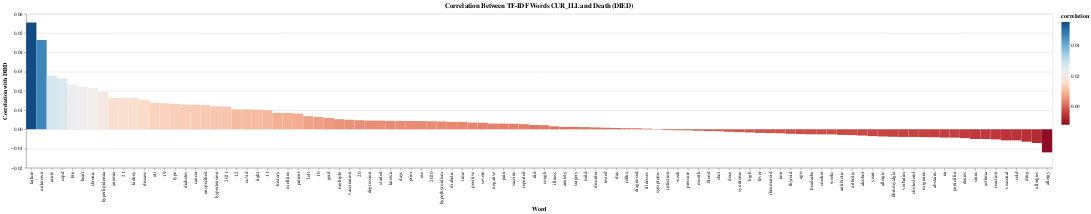

This figure's notebook cell:
### Markdown cell above
**CUR_ILL**

### Code cell
KEYWORD = "CUR_ILL"
df_COVID[KEYWORD] = df_COVID[KEYWORD].astype(str)
tfidf_vectorizer = TfidfVectorizer(stop_words='english', max_features=100) 
tfidf_matrix = tfidf_vectorizer.fit_transform(df_COVID[KEYWORD])
tfidf_df = pd.DataFrame(tfidf_matrix.toarray(), columns=tfidf_vectorizer.get_feature_names_out())
tfidf_df['DIED'] = df_COVID['DIED'].copy()
correlation_matrix = tfidf_df.corr()
correlation_with_died = correlation_matrix['DIED'].drop('DIED').sort_values(ascending=False)
print(f"Top 20 postive correlated words from {KEYWORD}")
print(correlation_with_died.head(20))
print(f"Top 20 negative correlated words from {KEYWORD}")
print(correlation_with_died.tail(20))
correlation_data = correlation_with_died.reset_index()
correlation_data.columns = ['word', 'correlation']

heatmap = alt.Chart(correlation_data).mark_rect().encode(
    x=alt.X('word:N', title='Word', sort=None),
    y=alt.Y('correlation:Q', title='Correlation with DIED'),
    color=alt.Color('correlation:Q', scale=alt.Scale(scheme='redblue')),
    tooltip=[alt.Tooltip('word:N', title='Word'), alt.Tooltip('correlation:Q', title='Correlation')]
).properties(
    title=f'Correlation Between TF-IDF Words {KEYWORD} and Death (DIED)',
    width=2000,
    height=300
)

heatmap

### Figure 1 — Vega-Lite specification as saved in the notebook (floating-point values rounded to 4 significant figures)
{"config": {"view": {"continuousWidth": 300, "continuousHeight": 300}}, "data": {"name": "data-20247696c3c9de6067863a6ea1a0c98b"}, "mark": {"type": "rect"}, "encoding": {"color": {"field": "correlation", "scale": {"scheme": "redblue"}, "type": "quantitative"}, "tooltip": [{"field": "word", "title": "Word", "type": "nominal"}, {"field": "correlation", "title": "Correlation", "type": "quantitative"}], "x": {"field": "word", "sort": null, "title": "Word", "type": "nominal"}, "y": {"field": "correlation", "title": "Correlation with DIED", "type": "quantitative"}}, "height": 300, "title": "Correlation Between TF-IDF Words CUR_ILL and Death (DIED)", "width": 2000, "$schema": "https://vega.github.io/schema/vega-lite/v5.8.0.json", "datasets": {"data-20247696c3c9de6067863a6ea1a0c98b": [{"word": "failure", "correlation": 0.05552}, {"word": "unknown", "correlation": 0.04646}, {"word": "acute", "correlation": 0.02777}, {"word": "copd", "correlation": 0.02643}, {"word": "htn", "correlation": 0.02327}, {"word": "heart", "correlation": 0.02218}, {"word": "chronic", "correlation": 0.0214}, {"word": "hyperlipidemia", "correlation": 0.01953}, {"word": "anemia", "correlation": 0.0164}, {"word": "21", "correlation": 0.0163}, {"word": "kidney", "correlation": 0.01627}, {"word": "disease", "correlation": 0.0153}, {"word": "uti", "correlation": 0.01375}, {"word": "19", "correlation": 0.01351}, {"word": "type", "correlation": 0.0132}, {"word": "diabetes", "correlation": 0.01287}, {"word": "cancer", "correlation": 0.01279}, {"word": "unspecified", "correlation": 0.01251}, {"word": "hypertension", "correlation": 0.01193}, {"word": "2021", "correlation": 0.01182}, {"word": "12", "correlation": 0.01036}, {"word": "covid", "correlation": 0.01032}, {"word": "right", "correlation": 0.0102}, {"word": "11", "correlation": 0.0099}, {"word": "history", "correlation": 0.008533}, {"word": "mellitus", "correlation": 0.008503}, {"word": "patient", "correlation": 0.008158}, {"word": "left", "correlation": 0.00681}, {"word": "10", "correlation": 0.006396}, {"word": "gerd", "correlation": 0.005946}, {"word": "multiple", "correlation": 0.005222}, {"word": "vaccination", "correlation": 0.004939}, {"word": "20", "correlation": 0.004691}, {"word": "depression", "correlation": 0.004539}, {"word": "started", "correlation": 0.004536}, {"word": "known", "correlation": 0.004403}, {"word": "days", "correlation": 0.004343}, {"word": "prior", "correlation": 0.004303}, {"word": "use", "correlation": 0.004284}, {"word": "2020", "correlation": 0.004188}, {"word": "hypothyroidism", "correlation": 0.004063}, {"word": "diabetic", "correlation": 0.00384}, {"word": "time", "correlation": 0.003839}, {"word": "positive", "correlation": 0.0035}, {"word": "severe", "correlation": 0.003406}, {"word": "negative", "correlation": 0.002968}, {"word": "pain", "correlation": 0.002958}, {"word": "vaccine", "correlation": 0.002869}, {"word": "reported", "correlation": 0.002648}, {"word": "did", "correlation": 0.002223}, {"word": "cough", "correlation": 0.002134}, {"word": "illness", "correlation": 0.001526}, {"word": "anxiety", "correlation": 0.001251}, {"word": "surgery", "correlation": 0.001245}, {"word": "mild", "correlation": 0.001126}, {"word": "disorder", "correlation": 0.0009659}, {"word": "tested", "correlation": 0.0007993}, {"word": "day", "correlation": 0.0006734}, {"word": "reflux", "correlation": 0.0005536}, {"word": "diagnosed", "correlation": 0.0005369}, {"word": "illnesses", "correlation": 0.0003301}, {"word": "symptoms", "correlation": 0.0001285}, {"word": "infection", "correlation": -0.0004127}, {"word": "week", "correlation": -0.0005257}, {"word": "pressure", "correlation": -0.0005967}, {"word": "month", "correlation": -0.0007828}, {"word": "blood", "correlation": -0.000938}, {"word": "shot", "correlation": -0.001022}, {"word": "dose", "correlation": -0.001318}, {"word": "syndrome", "correlation": -0.001493}, {"word": "high", "correlation": -0.001652}, {"word": "fever", "correlation": -0.001879}, {"word": "rheumatoid", "correlation": -0.001999}, {"word": "non", "correlation": -0.002085}, {"word": "thyroid", "correlation": -0.002344}, {"word": "ago", "correlation": -0.002525}, {"word": "headache", "correlation": -0.002627}, {"word": "smoker", "correlation": -0.002638}, {"word": "weeks", "correlation": -0.002652}, {"word": "antibiotic", "correlation": -0.002944}, {"word": "arthritis", "correlation": -0.003038}, {"word": "alcohol", "correlation": -0.003272}, {"word": "years", "correlation": -0.003547}, {"word": "allergic", "correlation": -0.003739}, {"word": "fibromyalgia", "correlation": -0.003889}, {"word": "verbatim", "correlation": -0.003979}, {"word": "cholesterol", "correlation": -0.003984}, {"word": "migraine", "correlation": -0.004095}, {"word": "abstains", "correlation": -0.004148}, {"word": "na", "correlation": -0.00432}, {"word": "penicillin", "correlation": -0.004353}, {"word": "denies", "correlation": -0.004615}, {"word": "sinus", "correlation": -0.005068}, {"word": "asthma", "correlation": -0.005069}, {"word": "reaction", "correlation": -0.005268}, {"word": "seasonal", "correlation": -0.00577}, {"word": "cold", "correlation": -0.005778}, {"word": "drug", "correlation": -0.006463}, {"word": "allergies", "correlation": -0.007123}, {"word": "allergy", "correlation": -0.01201}]}}
